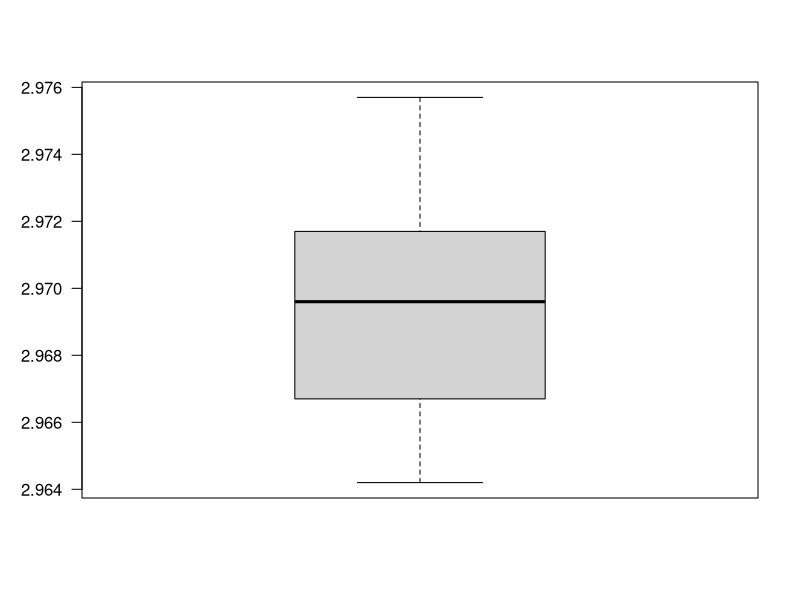
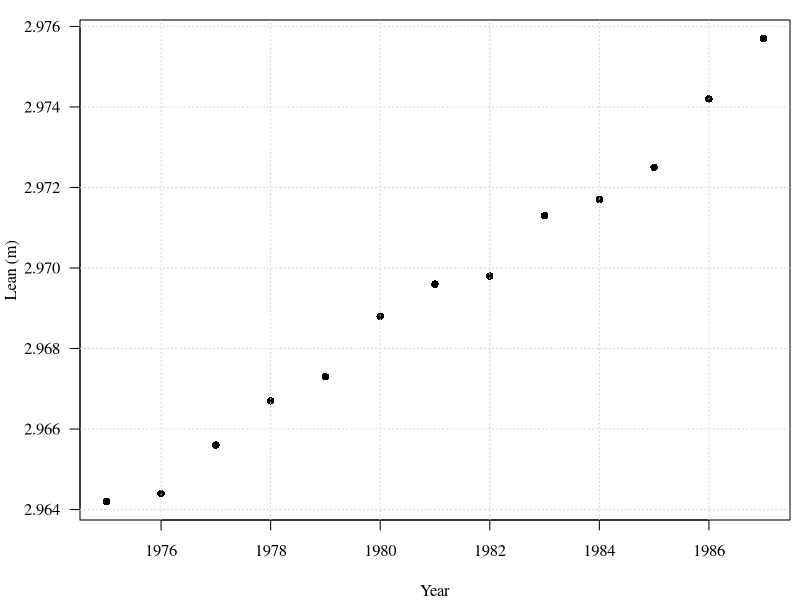
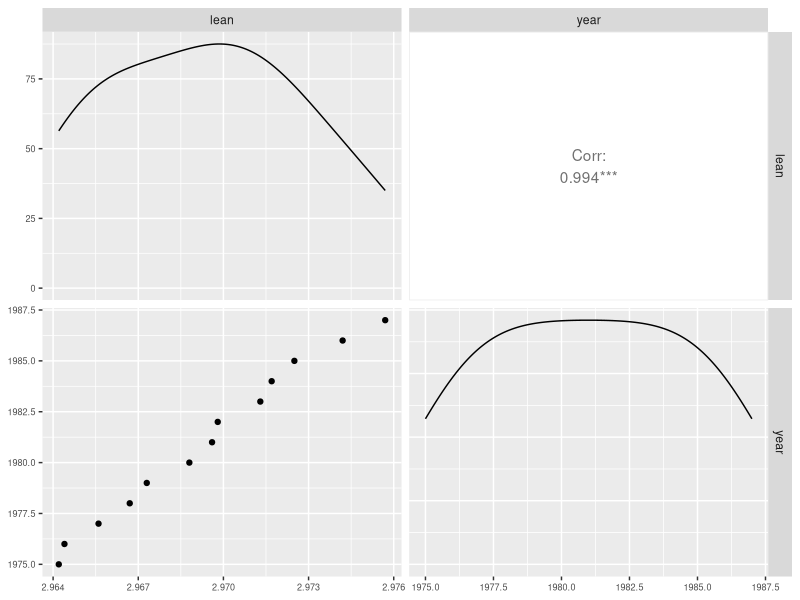
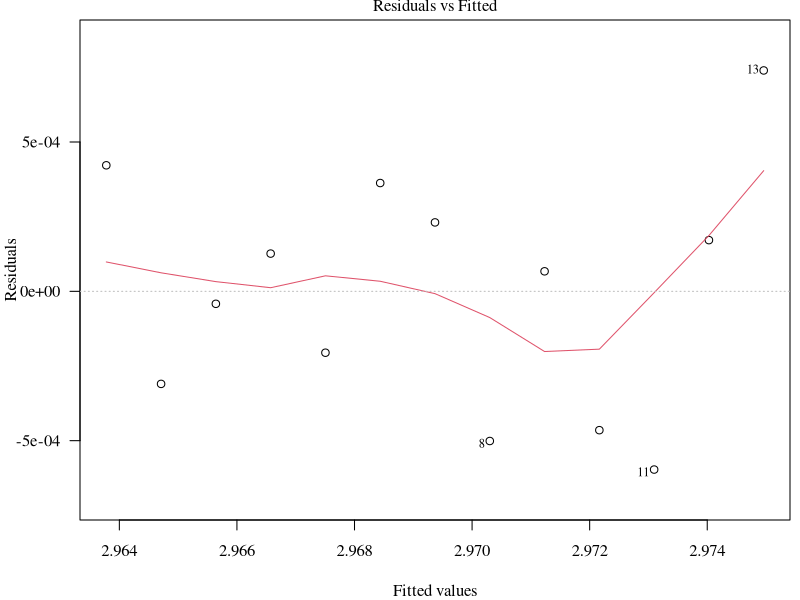
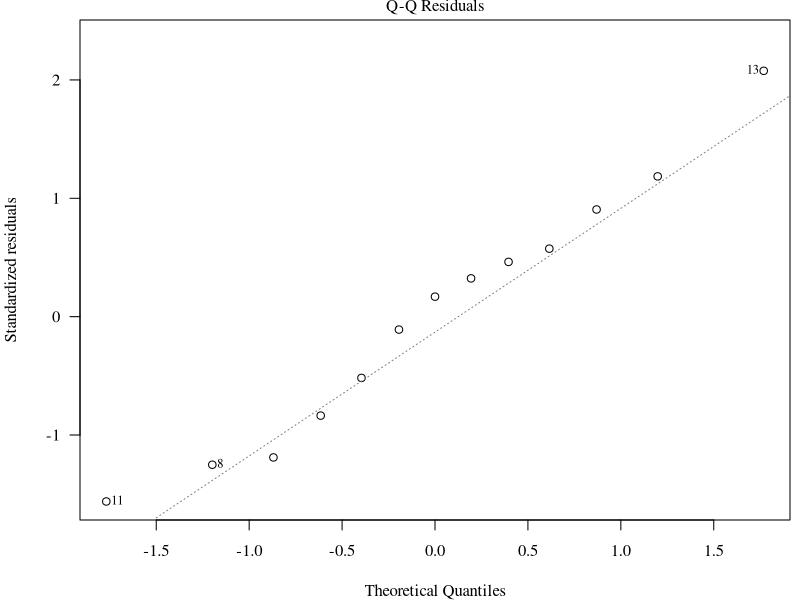
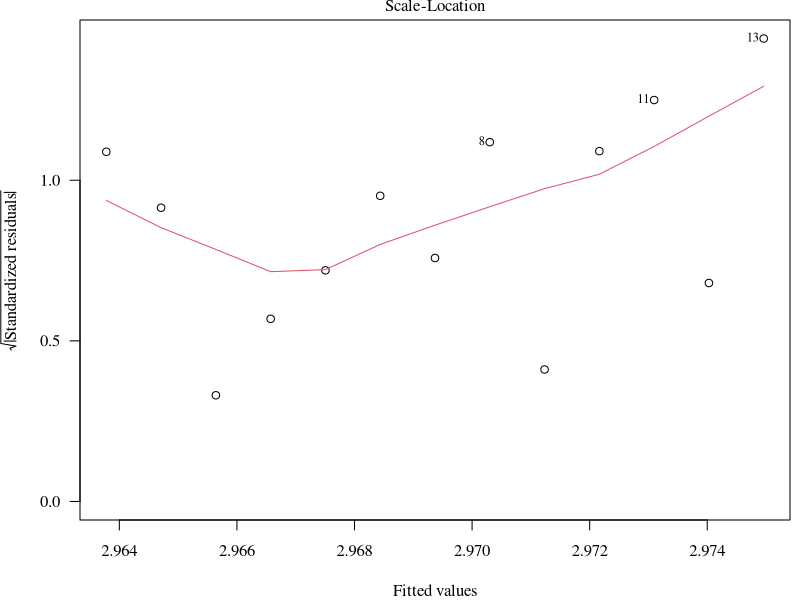
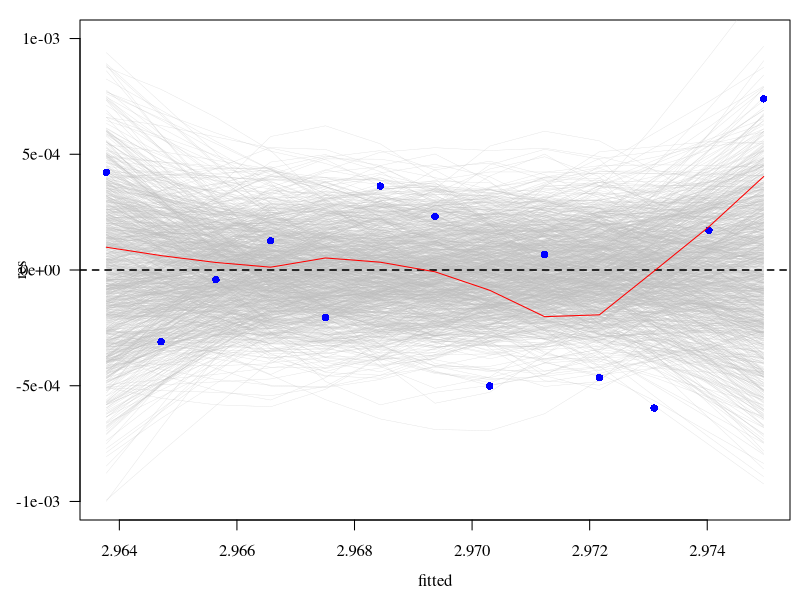

Write the R code that produced these figures, in order.
## ---- chunk 1
knitr::opts_chunk$set(echo = TRUE)
## ---- chunk 2
PisaTower <- read.csv("PisaTower.csv")
head(PisaTower)
## ---- chunk 3
summary(PisaTower)
cor(PisaTower)
sd(PisaTower$lean)
## ---- chunk 4
boxplot(PisaTower$lean, las = 1)
par(mar = c(4, 4, 1, 0.5), mgp = c(3, 1, 0), las = 1, family = "serif")
plot(PisaTower$year, PisaTower$lean, pch = 16, xlab = "Year", ylab = "Lean (m)")
grid()
## ---- chunk 5
library(GGally)
p <- ggpairs(PisaTower)
# Customize the axis text and label size
p <- p + 
  theme(axis.text = element_text(size = 6.5),
        axis.title = element_text(size = 10))
# Display the plot
print(p)
## ---- chunk 6
lmfit <- lm(lean ~ year, data = PisaTower)
summary(lmfit)
## ---- chunk 7
confint(lmfit)["year",]
## ---- chunk 8
predict(lmfit, newdata = data.frame(year = 1984), interval = "confidence", level = 0.9)
## ---- chunk 9
par(mar = c(4, 4, 1, 0.5), mgp = c(3, 1, 0), las = 1, family = "serif")
plot(lmfit, which = 1:3)
## ---- chunk 10
N <- 999
sig <- summary(lmfit)$sigma
err <- replicate(N, rnorm(13, sd = sig))
lowess_sim <- apply(err, 2, lowess)
fitted <- lmfit$fitted.values
res <- lmfit$residuals
lowess_res <- lowess(res)

library(scales)
par(mar = c(4, 4, 1, 0.5), mgp = c(2.5, 1, 0), family = "serif")
plot(fitted, res, pch = 16, col = "blue", ylim = c(-0.001, 0.001))
for (i in 1:N){
  smoothed_res <- lowess(lmfit$fitted.values, err[, i])
  lines(smoothed_res, col = alpha("gray", 0.5), lwd = 0.35) 
}
points(fitted, res, pch = 16, col = "blue")
abline(h = 0, lwd = 1.5, lty = 2)
lines(fitted, lowess_res$y, col = "red", lwd = 1) 
